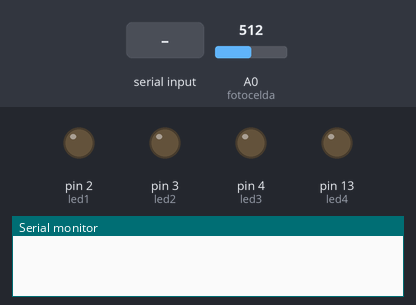
This sketch was run on a simulated Arduino Uno, built with avr-gcc and run on an emulated ATmega328P. Shown: output pins drawn as LEDs (lit = HIGH), the last lines printed to the serial monitor. Inputs (shaded band) come from the test bench; at power-on: A0 (fotocelda) = 512.

Above: at 1.2 s.
1.3 s: A0 (fotocelda) set to 406
2.8 s: A0 (fotocelda) set to 381
At 3.9 s:
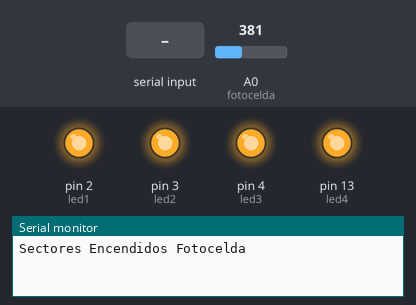
4.3 s: "sectorA_0" received over Serial
6.9 s: "sectorB_0" received over Serial
9.5 s: "sectorC_0" received over Serial
12.1 s: "sectorD_0" received over Serial
Timing chart, 0 to 15.1 s (numbered marks = the images above; inputs shaded):
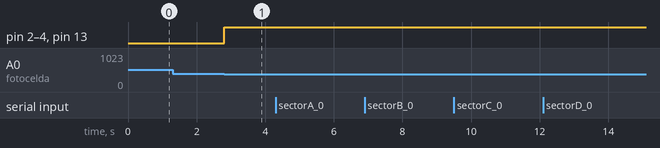

Measured:
- the behaviour switches between 400 and 399 on A0 (fotocelda) (found by bisection; images 0 and 1)
- after the input at 1.3 s, every drawn part: stays the same
- after the input at 2.8 s, pin 2 (led1), pin 3 (led2), pin 4 (led3), pin 13 (led4): LOW → HIGH at once

The sketch:

sistemaLucesA.ino
```cpp
// sistemaLuces.ino
int led1 =2;
int led2 =3;
int led3= 4;
int led4=13;
int fotocelda=0;
int valorFotocelda=0;
int salida1=0;
int salida2=0;
int salida3=0;
int salida4=0;
int senialFoto=0;
String leerSerial;
void setup() {
  pinMode(led1,OUTPUT);
  pinMode(led2, OUTPUT);
  pinMode(led3, OUTPUT);
  pinMode(led4, OUTPUT);
  Serial.begin(9600);

}

void loop() {
  valorFotocelda=analogRead(fotocelda);


  if(valorFotocelda<400){
    digitalWrite(led1, HIGH);
    digitalWrite(led2, HIGH);
    digitalWrite(led3, HIGH);
    digitalWrite(led4, HIGH);
    senialFoto++;
    if(senialFoto>=2)
      senialFoto=2;
    delay(200);
  }else{

       if(salida1==0){
      digitalWrite(led1, LOW);
      senialFoto=0;
    }
    if(salida2==0){
      digitalWrite(led2, LOW);
      senialFoto=0;
    }
    if(salida3==0){
      digitalWrite(led3, LOW);
      senialFoto=0;
    }
    if(salida4==0){
      digitalWrite(led4, LOW);
      senialFoto=0;
    }

  }

  if(senialFoto==1){
    Serial.println("Sectores Encendidos Fotocelda");

  }

  while(Serial.available()){
    leerSerial= Serial.readString();
    if(leerSerial=="sectorA_1"){
      digitalWrite(led1, HIGH);
      Serial.println("Sector 1 Encendido Manual");
      salida1=1;
      //delay(0500);
    }else if(leerSerial=="sectorA_0"){
      digitalWrite(led1, LOW);
      Serial.println("Sector 1 Apagado");
      salida1=0;

    }else if(leerSerial=="sectorB_1"){
      digitalWrite(led2, HIGH);
      Serial.println("Sector 2 Encendido Manual");
      salida2=1;

    }else if(leerSerial=="sectorB_0"){
      digitalWrite(led2, LOW);
      Serial.println("Sector 2 Apagado");
      salida2=0;

    }else if(leerSerial=="sectorC_1"){
      digitalWrite(led3, HIGH);
      Serial.println("Sector 3 Encendido Manual");
      salida3=1;

    }else if(leerSerial=="sectorC_0"){
      digitalWrite(led3, LOW);
      Serial.println("Sector 3 Apagado");
      salida3=0;

    }else if(leerSerial=="sectorD_1"){
      digitalWrite(led4, HIGH);
      Serial.println("Sector 4 Encendido Manual");
      salida4=1;

    }else if(leerSerial=="sectorD_0"){
      digitalWrite(led4, LOW);
      Serial.println("Sector 4 Apagado");
      salida4=0;

    }
  }


}
```
